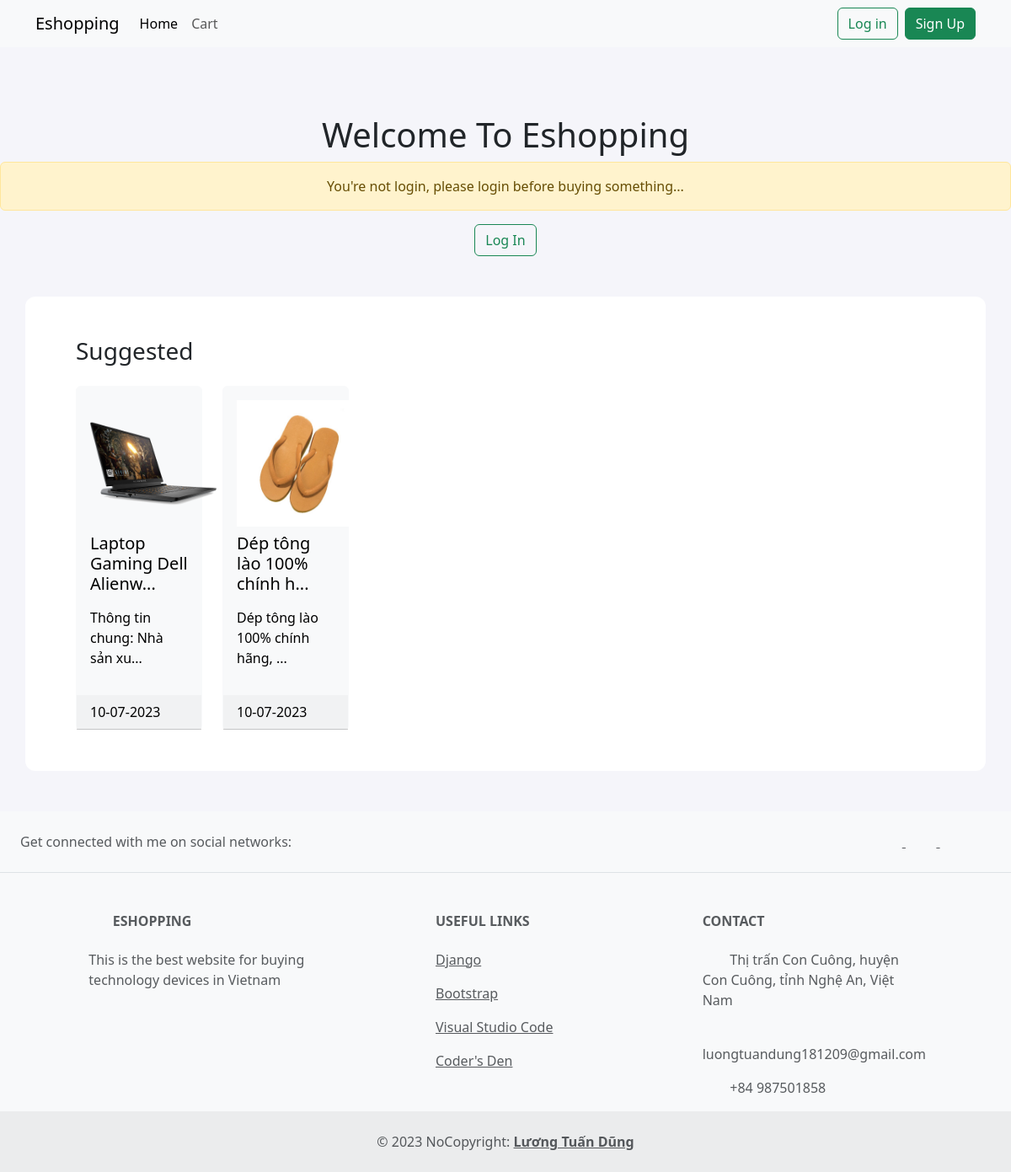
The app's page /, older data.
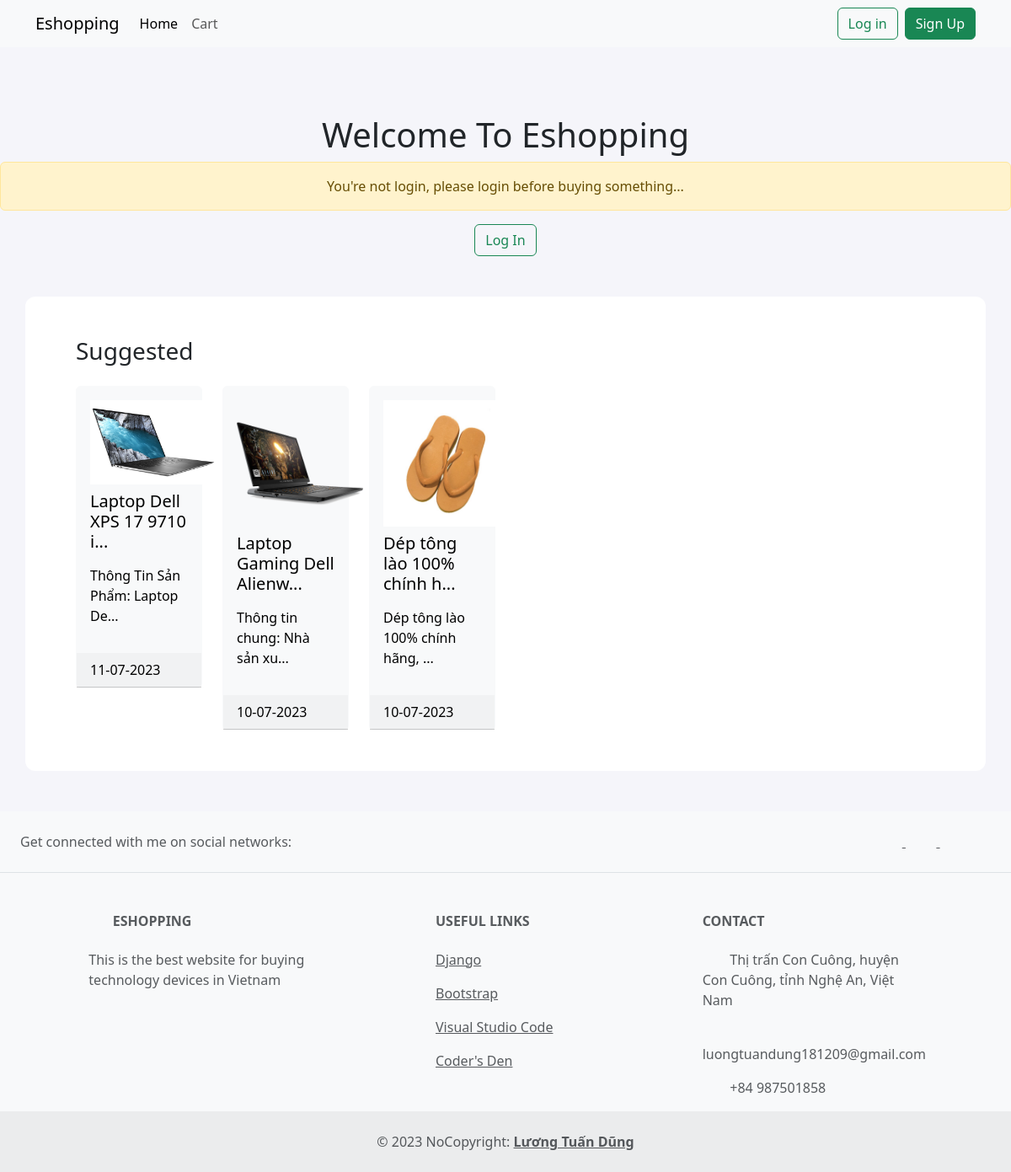
The same page, newer data.
### mall/models.py (models this page shows)
class Product(models.Model):
    title = models.CharField(max_length=1000)
    description = models.TextField()
    image = models.ImageField(null=True)
    date = models.DateTimeField(auto_now_add=True)
    cost = models.IntegerField()

### mall/views.py (the view)
# urls.py: path('', include('mall.urls')),
def mall(request):
    Data = {'Products': Product.objects.all().order_by('-date')}
    return render(request, 'mall/mall.html', Data)

### templates/mall/mall.html (shortened to what this page needs)
{% extends '../base.html' %}
{% block content %}
<div class="header" style="margin-bottom: 3rem;">
    <div class="text-center">
        {% if user.is_authenticated %}
        <h1>Hi {{ user.username }}! Have a good day!</h1>
        {% else %}
        <h1>Welcome To Eshopping</h1>
        <div class="alert alert-warning" role="alert">
            You're not login, please login before buying something...
          </div>
        <a class="btn btn-outline-success" href="{% url 'login' %}">Log In</a>
        {% endif %}
    </div>
</div>
<div class="body">
    <div class="container">
        <div class="row pt-5 pb-5" style="background-color: #fff; border-radius: 12px; padding-left: 3rem; padding-right: 3rem;">
            <h3 class="text-dark pb-3">Suggested</h3>
            {% for product in Products %}
            <div class="col-md-2">
                <a href="{% url 'product' product.id %}" style="text-decoration: none; color: #000;">
                    <div class="card text-bg-light border-light">
                        <div class="card-body">
                            {% if product.image %}
                            <div class="text-center pb-2">
                                <img src="{{product.image.url}}" width="150" />
                            </div>
                            {% endif %}
                            <h5 class="card-title">
                                {% if product.title|length > 25 %}
                                    <p>{{ product.title|slice:"25" }}...</a></p>
                                {% else %}
                                    <p>{{ product.title }}</p>
                                {% endif %}
                            <p class="card-text">
                              {% if product.description|length > 30 %}
                                  <p>{{ product.description|slice:"30" }}...</a></p>
                              {% else %}
                                  <p>{{ product.description }}</p>
                              {% endif %}
                          </p>
                        </div>
                        <div class="card-header">
                            {{product.date|date:"d-m-Y"}}
                        </div>
                      </div>
            </div>
            {% endfor %}
{% endblock %}

Row changes from the older to the newer data that the page shows:
added Product: image (picture), title "Laptop Dell XPS 17 9710 i", description "Thông Tin Sản Phẩm: Laptop De", date "11-07-2023"
